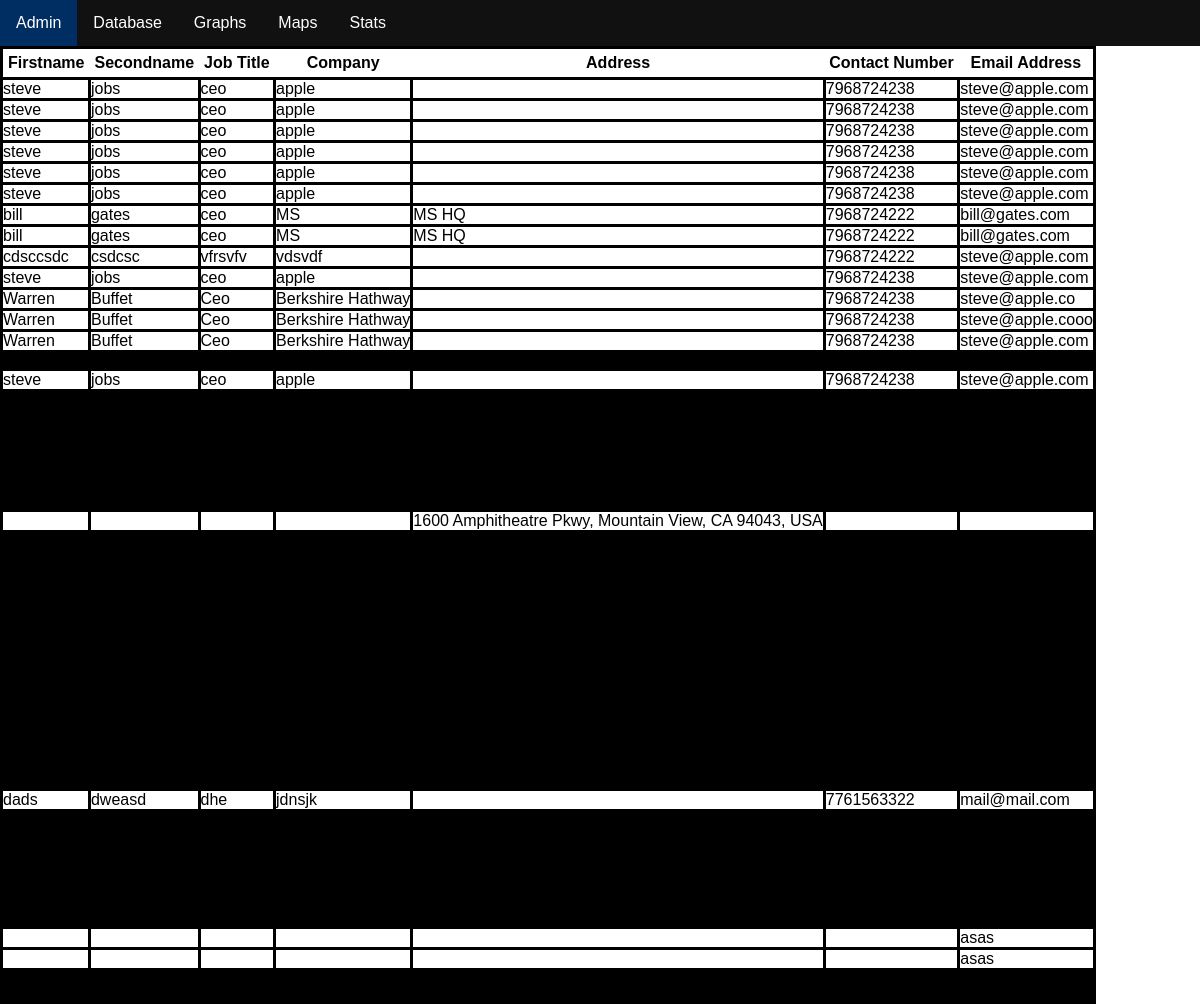
Page /CandidateRefrence2 on the committed database.
### tables this page shows
CREATE TABLE "CandidateRefrence2" (
	`RefrenceFirstname`	TEXT NOT NULL,
	`RefrenceSecondname`	TEXT NOT NULL,
	`RefrenceJobTitle`	TEXT NOT NULL,
	`RefrenceCompany`	REAL NOT NULL,
	`RefrenceAddress`	TEXT NOT NULL,
	`RefrenceContact`	INTEGER NOT NULL,
	`RefrenceEmail`	TEXT NOT NULL
);

### DatabaseServer.py (the view)
@app.route("/CandidateRefrence2", methods=['GET'])
def database3():
    if request.method=='GET':
        conn = sqlite3.connect(DATABASE)
        cur = conn.cursor()
        cur.execute("SELECT * FROM CandidateRefrence2")
        data = cur.fetchall()
        return render_template("CandidateRefrence2.html", data=data)

### templates/CandidateRefrence2.html (shortened to what this page needs)
<!DOCTYPE html>
<html>
  <head>
    <link rel="stylesheet" media="screen" href="https://fontlibrary.org/face/schilder-grotesk" type="text/css"/>
    <link rel="stylesheet" type="text/css" href="../static/css/stylesheet.css">
    <title="Tutorials">
  </head>
  <body>
    <header>
      <div class="navigation_bar">
        <ul>
          <li><a class="active" href="/Admin">Admin</a></li>
          <li class="dropdown">
            <a href="#" class="dropbtn">Database</a>
          </li>
          <li><a href="/Graphs">Graphs</a></li>
          <li><a href="/Maps">Maps</a></li>
          <li><a href="/Statistics">Stats</a></li>
        </ul>
      </div>
    </header>
    <div class="database_display">
      <table id="table_data">
        <tr>
          <th>Firstname</th>
          <th>Secondname</th>
          <th>Job Title</th>
          <th>Company</th>
          <th>Address</th>
          <th>Contact Number</th>
          <th>Email Address</th>
        </tr>
        {% for row in data%}
        <tr>
          {% for cell in row%}
          <td> {{cell}} </td>
          {% endfor %}
        </tr>
        {% endfor %}
      </table>
    </div>
  </body>
</html>

### static/css/stylesheet.css (style rules this page uses)
* { margin: 0px; padding: 0px; }
body { font-family: Arial, "Helvetica Neue", Helvetica, sans-serif; }
.navigation_bar ul { list-style-type: none; margin: 0; padding: 0; overflow: hidden; background-color: #111; }
.navigation_bar li { float: left; }
.navigation_bar li a { display: block; color: white; text-align: center; padding: 14px 16px; text-decoration: none; }
.active { background-color: #002D62; }
li a, .dropbtn { display: inline-block; color: white; text-align: center; padding: 14px 16px; text-decoration: none; }
li.dropdown { display: inline-block; }
ul { list-style-type: none; margin: 0; padding: 0; overflow: hidden; background-color: #333; }
.database_display tr { border-style: solid; border-color: black; border-width: 3px; }
.database_display td { border-style: solid; border-color: black; border-width: 3px; }
#table_data { border-collapse: collapse; }
#table_data th { padding: 5px; }

### rows in the picture
CandidateRefrence2: RefrenceFirstname "steve", RefrenceSecondname "jobs", RefrenceJobTitle "ceo", RefrenceCompany "apple", RefrenceContact "7968724238", RefrenceEmail "steve@apple.com"
CandidateRefrence2: RefrenceFirstname "steve", RefrenceSecondname "jobs", RefrenceJobTitle "ceo", RefrenceCompany "apple", RefrenceContact "7968724238", RefrenceEmail "steve@apple.com"
CandidateRefrence2: RefrenceFirstname "steve", RefrenceSecondname "jobs", RefrenceJobTitle "ceo", RefrenceCompany "apple", RefrenceContact "7968724238", RefrenceEmail "steve@apple.com"
CandidateRefrence2: RefrenceFirstname "steve", RefrenceSecondname "jobs", RefrenceJobTitle "ceo", RefrenceCompany "apple", RefrenceContact "7968724238", RefrenceEmail "steve@apple.com"
CandidateRefrence2: RefrenceFirstname "steve", RefrenceSecondname "jobs", RefrenceJobTitle "ceo", RefrenceCompany "apple", RefrenceContact "7968724238", RefrenceEmail "steve@apple.com"
CandidateRefrence2: RefrenceFirstname "steve", RefrenceSecondname "jobs", RefrenceJobTitle "ceo", RefrenceCompany "apple", RefrenceContact "7968724238", RefrenceEmail "steve@apple.com"
CandidateRefrence2: RefrenceFirstname "bill", RefrenceSecondname "gates", RefrenceJobTitle "ceo", RefrenceCompany "MS", RefrenceAddress "MS HQ", RefrenceContact "7968724222", RefrenceEmail "bill@gates.com"
CandidateRefrence2: RefrenceFirstname "bill", RefrenceSecondname "gates", RefrenceJobTitle "ceo", RefrenceCompany "MS", RefrenceAddress "MS HQ", RefrenceContact "7968724222", RefrenceEmail "bill@gates.com"
CandidateRefrence2: RefrenceFirstname "cdsccsdc", RefrenceSecondname "csdcsc", RefrenceJobTitle "vfrsvfv", RefrenceCompany "vdsvdf", RefrenceContact "7968724222", RefrenceEmail "steve@apple.com"
CandidateRefrence2: RefrenceFirstname "steve", RefrenceSecondname "jobs", RefrenceJobTitle "ceo", RefrenceCompany "apple", RefrenceContact "7968724238", RefrenceEmail "steve@apple.com"
CandidateRefrence2: RefrenceFirstname "Warren", RefrenceSecondname "Buffet", RefrenceJobTitle "Ceo", RefrenceCompany "Berkshire Hathway", RefrenceContact "7968724238", RefrenceEmail "steve@apple.co"
CandidateRefrence2: RefrenceFirstname "Warren", RefrenceSecondname "Buffet", RefrenceJobTitle "Ceo", RefrenceCompany "Berkshire Hathway", RefrenceContact "7968724238", RefrenceEmail "steve@apple.cooo"
CandidateRefrence2: RefrenceFirstname "Warren", RefrenceSecondname "Buffet", RefrenceJobTitle "Ceo", RefrenceCompany "Berkshire Hathway", RefrenceContact "7968724238", RefrenceEmail "steve@apple.com"
CandidateRefrence2: RefrenceFirstname "steve", RefrenceSecondname "jobs", RefrenceJobTitle "ceo", RefrenceCompany "apple", RefrenceContact "7968724238", RefrenceEmail "steve@apple.com"
CandidateRefrence2: RefrenceAddress "1600 Amphitheatre Pkwy, Mountain View, CA 94043, USA"
CandidateRefrence2: RefrenceFirstname "dads", RefrenceSecondname "dweasd", RefrenceJobTitle "dhe", RefrenceCompany "jdnsjk", RefrenceContact "7761563322", RefrenceEmail "mail@mail.com"
CandidateRefrence2: RefrenceEmail "asas"
CandidateRefrence2: RefrenceEmail "asas"
